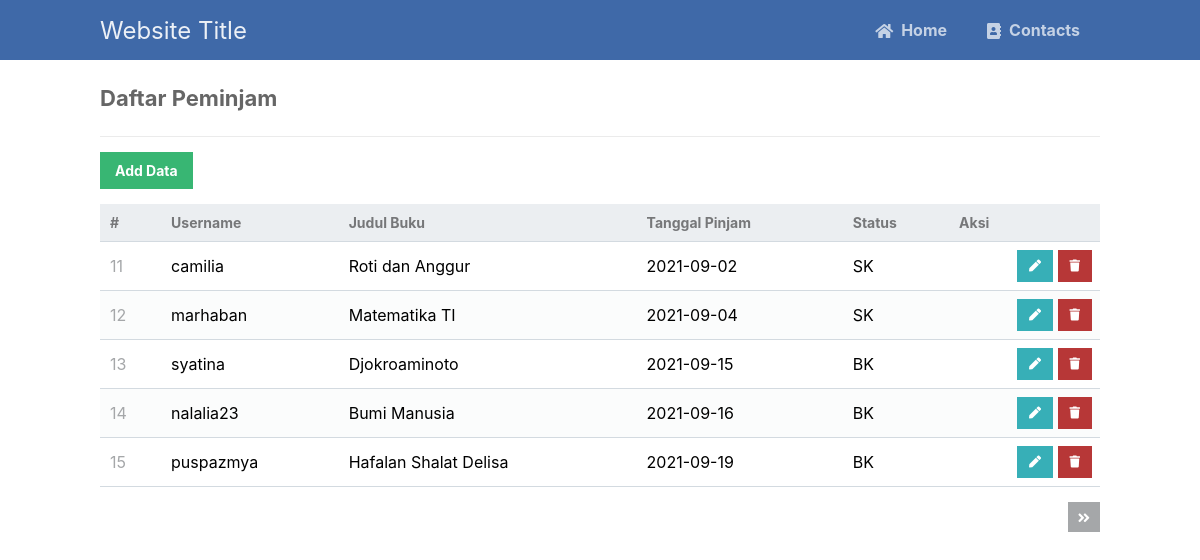
Page /V3920002_AghaSM_TID_CRUDp4/read.php on the committed database.
### tables this page shows
CREATE TABLE `kontak` (
  `id` int(11) NOT NULL,
  `username` varchar(50) NOT NULL,
  `judul_buku` varchar(50) NOT NULL,
  `tanggal_pinjam` date DEFAULT NULL,
  `status` varchar(50) NOT NULL
);

### V3920002_AghaSM_TID_CRUDp4/read.php (the view, shortened to what this page needs)
<?php
include 'functions.php';
$pdo = pdo_connect_mysql();
$page = isset($_GET['page']) && is_numeric($_GET['page']) ? (int)$_GET['page'] : 1;
$records_per_page = 5;
$stmt = $pdo->prepare('SELECT * FROM kontak ORDER BY id LIMIT :current_page, :record_per_page');
$stmt->bindValue(':current_page', ($page-1)*$records_per_page, PDO::PARAM_INT);
$stmt->bindValue(':record_per_page', $records_per_page, PDO::PARAM_INT);
$stmt->execute();
$contacts = $stmt->fetchAll(PDO::FETCH_ASSOC);
$num_contacts = $pdo->query('SELECT COUNT(*) FROM kontak')->fetchColumn();
?>
<?=template_header('Daftar')?>
<div class="content read">
	<h2>Daftar Peminjam</h2>
	<a href="create.php" class="create-contact">Add Data</a>
	<table>
        <thead>
            <tr>
                <td>#</td>
                <td>Username</td>
                <td>Judul Buku</td>
                <td>Tanggal Pinjam</td>
                <td>Status</td>
                <td>Aksi</td>
            </tr>
        </thead>
        <tbody>
            <?php foreach ($contacts as $contact): ?>
            <tr>
                <td><?=$contact['id']?></td>
                <td><?=$contact['username']?></td>
                <td><?=$contact['judul_buku']?></td>
                <td><?=$contact['tanggal_pinjam']?></td>
                <td><?=$contact['status']?></td>
                <td class="actions">
                    <a href="update.php?id=<?=$contact['id']?>" class="edit"><i class="fas fa-pen fa-xs"></i></a>
                    <a href="delete.php?id=<?=$contact['id']?>" class="trash"><i class="fas fa-trash fa-xs"></i></a>
                </td>
            </tr>
            <?php endforeach; ?>
        </tbody>
    </table>
	<div class="pagination">
		<?php if ($page*$records_per_page < $num_contacts): ?>
		<a href="read.php?page=<?=$page+1?>"><i class="fas fa-angle-double-right fa-sm"></i></a>
		<?php endif; ?>
	</div>
</div>
<?=template_footer()?>

### V3920002_AghaSM_TID_CRUDp4/functions.php (shortened to what this page needs)
<?php
function template_header($title) {
echo <<<EOT
<!DOCTYPE html>
<html>
	<head>
		<meta charset="utf-8">
		<title>$title</title>
		<link href="style.css" rel="stylesheet" type="text/css">
		<link rel="stylesheet" href="https://use.fontawesome.com/releases/v5.7.1/css/all.css">
	</head>
	<body>
    <nav class="navtop">
    	<div>
    		<h1>Website Title</h1>
            <a href="index.php"><i class="fas fa-home"></i>Home</a>
    		<a href="read.php"><i class="fas fa-address-book"></i>Contacts</a>
    	</div>
    </nav>
EOT;
}
function template_footer() {
echo <<<EOT
    </body>
</html>
EOT;
}
?>

### V3920002_AghaSM_TID_CRUDp4/style.css (style rules this page uses)
* { box-sizing: border-box; font-family: -apple-system, BlinkMacSystemFont, "segoe ui", roboto, oxygen, ubuntu, cantarell, "fira sans", "droid sans", "helvetica neue", Arial, sans-serif; font-size: 16px; -webkit-font-smoothing: antialiased; -moz-osx-font-smoothing: grayscale; }
body { background-color: #FFFFFF; margin: 0; }
.navtop { background-color: #3f69a8; height: 60px; width: 100%; border: 0; }
.navtop div { display: flex; margin: 0 auto; width: 1000px; height: 100%; }
.navtop div h1, .navtop div a { display: inline-flex; align-items: center; }
.navtop div h1 { flex: 1; font-size: 24px; padding: 0; margin: 0; color: #ecf0f6; font-weight: normal; }
.navtop div a { padding: 0 20px; text-decoration: none; color: #c5d2e5; font-weight: bold; }
.navtop div a i { padding: 2px 8px 0 0; }
.content { width: 1000px; margin: 0 auto; }
.content h2 { margin: 0; padding: 25px 0; font-size: 22px; border-bottom: 1px solid #ebebeb; color: #666666; }
.read .create-contact { display: inline-block; text-decoration: none; background-color: #38b673; font-weight: bold; font-size: 14px; color: #FFFFFF; padding: 10px 15px; margin: 15px 0; }
.read .pagination { display: flex; justify-content: flex-end; }
.read .pagination a { display: inline-block; text-decoration: none; background-color: #a5a7a9; font-weight: bold; color: #FFFFFF; padding: 5px 10px; margin: 15px 0 15px 5px; }
.read table { width: 100%; padding-top: 30px; border-collapse: collapse; }
.read table thead { background-color: #ebeef1; border-bottom: 1px solid #d3dae0; }
.read table thead td { padding: 10px; font-weight: bold; color: #767779; font-size: 14px; }
.read table tbody tr { border-bottom: 1px solid #d3dae0; }
.read table tbody tr:nth-child(even) { background-color: #fbfcfc; }
.read table tbody tr td { padding: 10px; }
.read table tbody tr td:nth-child(1) { color: #a5a7a9; }
.read table tbody tr td.actions { padding: 8px; text-align: right; }
.read table tbody tr td.actions .edit, .read table tbody tr td.actions .trash { display: inline-flex; text-align: right; text-decoration: none; color: #FFFFFF; padding: 10px 12px; }
.read table tbody tr td.actions .trash { background-color: #b73737; }
.read table tbody tr td.actions .edit { background-color: #37afb7; }

### rows in the picture
kontak: id "11", username "camilia", judul_buku "Roti dan Anggur", tanggal_pinjam "2021-09-02", status "SK"
kontak: id "12", username "marhaban", judul_buku "Matematika TI", tanggal_pinjam "2021-09-04", status "SK"
kontak: id "13", username "syatina", judul_buku "Djokroaminoto", tanggal_pinjam "2021-09-15", status "BK"
kontak: id "14", username "nalalia23", judul_buku "Bumi Manusia", tanggal_pinjam "2021-09-16", status "BK"
kontak: id "15", username "puspazmya", judul_buku "Hafalan Shalat Delisa", tanggal_pinjam "2021-09-19", status "BK"
